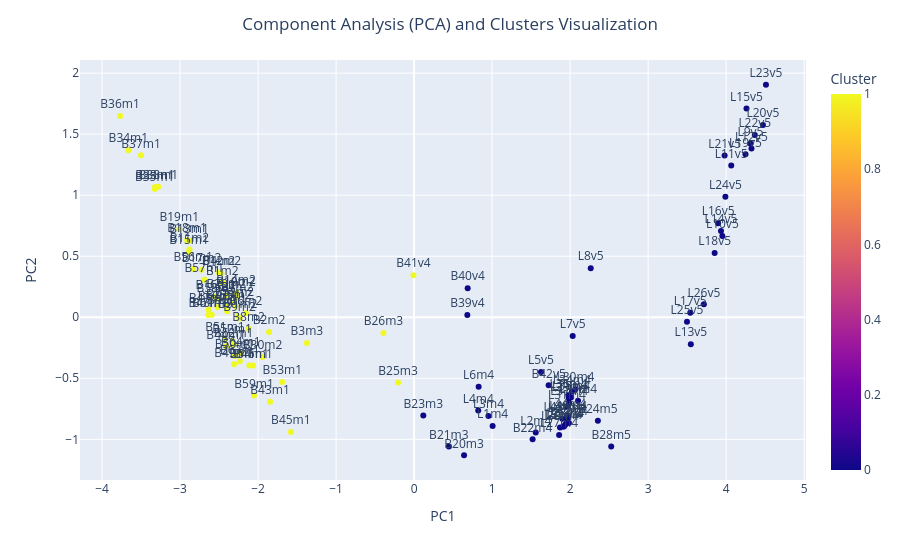

The notebook cell saved with this chart:
### Code cell
# Step 7: Visualization with Plotly incorporating Sample name.
fig = px.scatter(df_2k, x='PC1', y='PC2', color='Cluster', text='Sample')
fig.update_traces(textposition='top center')  # Place the sample names above the points.
fig.update_layout(title={'text': 'Component Analysis (PCA) and Clusters Visualization', 'x': 0.5}) 
fig.show()

### Figure 1 — Plotly figure (JSON) as saved in the notebook; plotly's stock layout.template omitted (floating-point values rounded to 4 significant figures)
{"data": [{"hovertemplate": "PC1=%{x}<br>PC2=%{y}<br>Sample=%{text}<br>Cluster=%{marker.color}<extra></extra>", "legendgroup": "", "marker": {"color": [1, 1, 1, 1, 1, 1, 1, 1, 1, 1, 1, 1, 1, 1, 1, 1, 1, 1, 1, 0, 0, 0, 0, 0, 1, 1, 1, 0, 1, 1, 1, 1, 1, 1, 1, 1, 1, 1, 0, 0, 1, 0, 0, 0, 0, 0, 0, 0, 0, 0, 0, 0, 0, 0, 0, 0, 0, 0, 0, 0, 0, 0, 0, 0, 0, 0, 0, 0, 0, 0, 0, 0, 0, 0, 0, 0, 0, 0, 0, 0, 0, 0, 0, 0, 0, 0, 1, 1, 1, 1, 1, 1, 1, 1, 1, 1, 1, 1, 1, 1, 1, 1, 1, 1, 1, 1, 1, 1], "coloraxis": "coloraxis", "symbol": "circle"}, "mode": "markers+text", "name": "", "orientation": "v", "showlegend": false, "text": ["B1m2", "B2m2", "B3m3", "B4m2", "B5m2", "B6m2", "B7m2", "B8m2", "B9m2", "B10m2", "B11m2", "B12m2", "B13m1", "B14m2", "B15m1", "B16m2", "B17m2", "B18m1", "B19m1", "B20m3", "B21m3", "B22m4", "B23m3", "B24m5", "B25m3", "B26m3", "B27m1", "B28m5", "B29m2", "B30m2", "B31m2", "B32m2", "B33m1", "B34m1", "B35m1", "B36m1", "B37m1", "B38m1", "B39v4", "B40v4", "B41v4", "B42v5", "L1m4", "L2m4", "L3m4", "L4m4", "L5v5", "L6m4", "L7v5", "L8v5", "L9v5", "L10v5", "L11v5", "L12v5", "L13v5", "L14v5", "L15v5", "L16v5", "L17v5", "L18v5", "L19v5", "L20v5", "L21v5", "L22v5", "L23v5", "L24v5", "L25v5", "L26v5", "L27m4", "L28m4", "L29m4", "L30m4", "L31m4", "L32m4", "L33m4", "L34m4", "L35m4", "L36m4", "L37m4", "L38m4", "L39m4", "L40m4", "L41m4", "L42m4", "L43m4", "L44m4", "B43m1", "B44m1", "B45m1", "B46m1", "B47m1", "B48m1", "B49m1", "B50m1", "B51m1", "B52m1", "B53m1", "B54m1", "B55m1", "B56m1", "B57m1", "B58m1", "B59m1", "B60m1", "B61m1", "B62m1", "B63m1", "B64m1"], "textposition": "top center", "type": "scatter", "x": [-2.459, -1.859, -1.374, -2.503, -2.289, -2.155, -2.269, -2.121, -2.238, -2.285, -2.88, -2.469, -2.885, -2.283, -2.885, -2.549, -2.725, -2.91, -3.011, 0.6405, 0.4461, 1.519, 0.1181, 2.356, -0.2051, -0.3929, -2.413, 2.527, -2.406, -1.943, -2.261, -2.303, -3.32, -3.663, -3.325, -3.769, -3.5, -3.279, 0.6827, 0.6869, -0.007706, 1.724, 1.007, 1.559, 0.9531, 0.8223, 1.627, 0.8277, 2.034, 2.264, 4.311, 3.952, 4.066, 4.325, 3.548, 3.934, 4.261, 3.898, 3.54, 3.853, 4.248, 4.472, 3.981, 4.368, 4.511, 3.991, 3.499, 3.715, 1.859, 1.94, 1.984, 2.068, 1.96, 1.911, 1.87, 2.023, 1.979, 1.925, 1.988, 2.012, 2.101, 1.975, 1.957, 1.985, 1.901, 1.961, -1.846, -2.41, -1.579, -2.065, -2.635, -2.639, -2.307, -2.301, -2.424, -2.333, -1.69, -2.112, -2.397, -2.832, -2.69, -2.536, -2.051, -2.521, -2.594, -2.312, -2.234, -2.22], "xaxis": "x", "y": [0.2864, -0.121, -0.211, 0.3669, 0.08758, 0.03326, 0.152, -0.095, -0.008477, 0.1912, 0.5542, 0.361, 0.6274, 0.2049, 0.5362, 0.1675, 0.3891, 0.6311, 0.7219, -1.131, -1.059, -0.9996, -0.8056, -0.8476, -0.5348, -0.1282, 0.09132, -1.059, 0.1754, -0.3259, 0.009565, 0.1128, 1.067, 1.368, 1.051, 1.648, 1.326, 1.069, 0.01794, 0.2377, 0.3444, -0.5572, -0.8907, -0.9438, -0.8099, -0.7629, -0.449, -0.5693, -0.1541, 0.4021, 1.424, 0.6658, 1.243, 1.381, -0.2208, 0.7065, 1.71, 0.7702, 0.0369, 0.5262, 1.334, 1.576, 1.324, 1.493, 1.905, 0.9874, -0.03598, 0.106, -0.9636, -0.8788, -0.6648, -0.5893, -0.7318, -0.8975, -0.9032, -0.6101, -0.6431, -0.8924, -0.7043, -0.6581, -0.685, -0.8228, -0.8411, -0.8656, -0.832, -0.8056, -0.6915, -0.2378, -0.9391, -0.396, 0.06308, 0.01875, -0.385, -0.3178, -0.1792, -0.1956, -0.5314, -0.395, 0.04883, 0.3944, 0.3076, 0.1466, -0.6419, 0.08151, 0.02125, -0.226, -0.3613, -0.2958], "yaxis": "y"}], "layout": {"autosize": true, "coloraxis": {"colorbar": {"title": {"text": "Cluster"}}, "colorscale": [[0, "#0d0887"], [0.1111, "#46039f"], [0.2222, "#7201a8"], [0.3333, "#9c179e"], [0.4444, "#bd3786"], [0.5556, "#d8576b"], [0.6667, "#ed7953"], [0.7778, "#fb9f3a"], [0.8889, "#fdca26"], [1, "#f0f921"]]}, "legend": {"tracegroupgap": 0}, "margin": {"t": 60}, "title": {"text": "Component Analysis (PCA) and Clusters Visualization", "x": 0.5}, "xaxis": {"anchor": "y", "autorange": true, "domain": [0, 1], "range": [-4.271, 5.013], "title": {"text": "PC1"}, "type": "linear"}, "yaxis": {"anchor": "x", "autorange": true, "domain": [0, 1], "range": [-1.366, 2.14], "title": {"text": "PC2"}, "type": "linear"}}}
